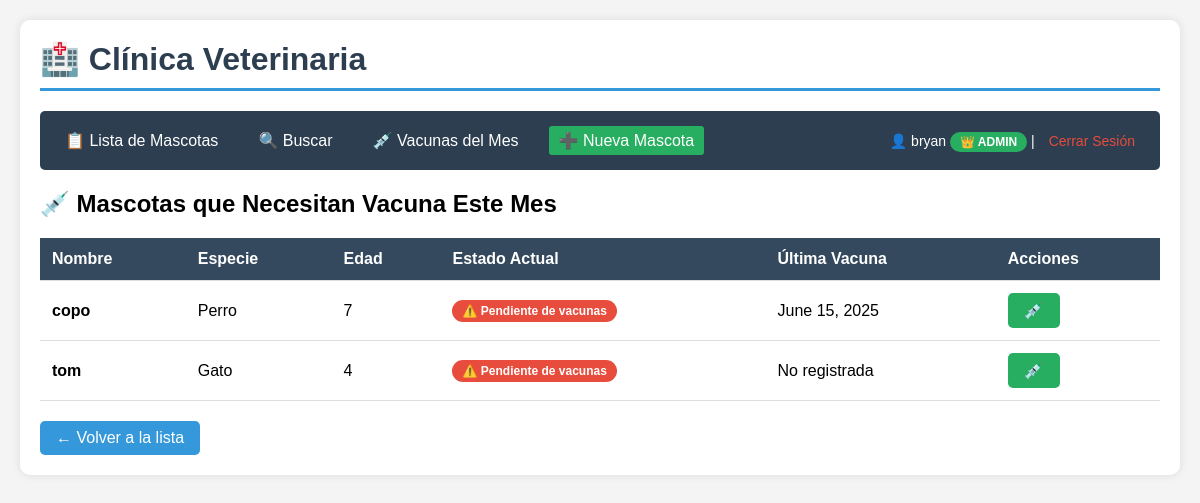
The app's page /vacunas-mes/ (signed in) with its own data.
### mascotas/models.py (models this page shows, shortened)
class Mascota(models.Model):
    ESPECIE_CHOICES = [
        ('perro', 'Perro'),
        ('gato', 'Gato'),
        ('conejo', 'Conejo'),
        ('loro', 'Loro'),
        ('hamster', 'Hámster'),
        ('pez', 'Pez'),
        ('otro', 'Otro'),
    ]
    VACUNACION_CHOICES = [
        ('al_dia', '✅ Al día con vacunas'),
        ('pendiente', '⚠️ Pendiente de vacunas'),
        ('alergia', '🔶 Alergia a vacunas'),
    ]
    nombre = models.CharField(max_length=100, help_text="Nombre de la mascota")
    especie = models.CharField(max_length=20, choices=ESPECIE_CHOICES, default='perro')
    edad = models.PositiveIntegerField(help_text="Edad en años")
    estado_vacunacion = models.CharField(
        max_length=20,
        choices=VACUNACION_CHOICES,
        default='pendiente'
    )
    fecha_ultima_vacuna = models.DateField(null=True, blank=True)
    fecha_creacion = models.DateTimeField(auto_now_add=True)
    fecha_actualizacion = models.DateTimeField(auto_now=True)
    def necesita_vacuna_este_mes(self):
        if self.estado_vacunacion == 'al_dia':
            return False
        if not self.fecha_ultima_vacuna:
            return self.estado_vacunacion == 'pendiente'
        hoy = date.today()
        meses = (hoy.year - self.fecha_ultima_vacuna.year) * 12 + (hoy.month - self.fecha_ultima_vacuna.month)
        return meses >= 11 and self.estado_vacunacion == 'pendiente'

### mascotas/views.py (the view)
# urls.py: path('vacunas-mes/', views.vacunas_mes, name='vacunas_mes'),
@login_required
def vacunas_mes(request):
    mascotas = Mascota.objects.filter(estado_vacunacion='pendiente')
    mascotas_necesitan = [m for m in mascotas if m.necesita_vacuna_este_mes()]
    return render(request, 'mascotas/vacunas_mes.html', {
        'mascotas': mascotas_necesitan
    })

### mascotas/templates/mascotas/vacunas_mes.html (shortened to what this page needs)
{% extends 'mascotas/base.html' %}
{% block content %}
<h2>💉 Mascotas que Necesitan Vacuna Este Mes</h2>
{% if mascotas %}
    <table>
        <thead>
            <tr>
                <th>Nombre</th>
                <th>Especie</th>
                <th>Edad</th>
                <th>Estado Actual</th>
                <th>Última Vacuna</th>
                <th>Acciones</th>
            </tr>
        </thead>
        <tbody>
            {% for mascota in mascotas %}
                <tr>
                    <td><strong>{{ mascota.nombre }}</strong></td>
                    <td>{{ mascota.get_especie_display }}</td>
                    <td>{{ mascota.edad }}</td>
                    <td>
                        <span class="estado-badge estado-rojo">
                            {{ mascota.get_estado_vacunacion_display }}
                        </span>
                    </td>
                    <td>{{ mascota.fecha_ultima_vacuna|default:"No registrada" }}</td>
                    <td>
                        {% if user.is_superuser or user.is_staff %}
                            <a href="{% url 'actualizar_vacunacion' mascota.pk %}" class="btn btn-success" title="Actualizar vacunación">💉</a>
                        {% endif %}
                    </td>
                </tr>
            {% endfor %}
        </tbody>
    </table>
{% endif %}
<div style="margin-top: 20px;">
    <a href="{% url 'lista_mascotas' %}" class="btn">← Volver a la lista</a>
</div>
{% endblock %}

### mascotas/templates/mascotas/base.html (shortened to what this page needs)
<!DOCTYPE html>
<html lang="es">
<head>
</head>
<body>
    <div class="container">
        <h1>🏥 Clínica Veterinaria</h1>
        <div class="navbar">
            <a href="{% url 'lista_mascotas' %}">📋 Lista de Mascotas</a>
            <a href="{% url 'buscar_mascota' %}">🔍 Buscar</a>
            <a href="{% url 'vacunas_mes' %}">💉 Vacunas del Mes</a>
            {% if user.is_authenticated %}
            {% if user.is_superuser or user.is_staff %}
            <a href="{% url 'crear_mascota' %}" style="background: #27ae60;">➕ Nueva Mascota</a>
            {% endif %}
            <span class="user-info">
                👤 {{ user.username }}
                {% if user.is_superuser or user.is_staff %}
                <span
                    style="background: #27ae60; padding: 3px 10px; border-radius: 12px; font-size: 12px; font-weight: bold;">👑
                    ADMIN</span>
                {% else %}
                <span
                    style="background: #3498db; padding: 3px 10px; border-radius: 12px; font-size: 12px; font-weight: bold;">🩺
                    VETERINARIO</span>
                {% endif %}
                | <a href="{% url 'cerrar_sesion' %}" style="color: #e74c3c;">Cerrar Sesión</a>
            </span>
            {% else %}
            <a href="{% url 'iniciar_sesion' %}" style="background: #3498db;">Iniciar Sesión</a>
            {% endif %}
        </div>
        {% block content %}
        {% endblock %}
    </div>
</body>
</html>

### mascotas/templates/mascotas/base.html (style rules this page uses)
* { margin: 0; padding: 0; box-sizing: border-box; }
body { font-family: Arial, sans-serif; background: #f4f4f4; padding: 20px; }
.container { max-width: 1200px; margin: 0 auto; background: white; padding: 20px; border-radius: 10px; box-shadow: 0 0 10px rgba(0, 0, 0, 0.1); }
h1 { color: #2c3e50; border-bottom: 3px solid #3498db; padding-bottom: 10px; margin-bottom: 20px; }
.navbar { background: #2c3e50; color: white; padding: 15px; border-radius: 5px; margin-bottom: 20px; display: flex; gap: 20px; flex-wrap: wrap; align-items: center; }
.navbar a { color: white; text-decoration: none; padding: 5px 10px; border-radius: 3px; transition: background 0.3s; }
.navbar .user-info { margin-left: auto; font-size: 14px; }
.btn { display: inline-block; padding: 8px 16px; background: #3498db; color: white; text-decoration: none; border-radius: 5px; border: none; cursor: pointer; transition: background 0.3s; }
.btn-success { background: #27ae60; }
table { width: 100%; border-collapse: collapse; margin-top: 20px; }
th, td { padding: 12px; text-align: left; border-bottom: 1px solid #ddd; }
th { background: #34495e; color: white; }
.estado-badge { display: inline-block; padding: 4px 10px; border-radius: 15px; color: white; font-size: 12px; font-weight: bold; }
.estado-rojo { background: #e74c3c; }

### records on screen
Mascota: nombre "copo", especie "Perro", edad "7", estado_vacunacion "⚠️ Pendiente de vacunas", fecha_ultima_vacuna "June 15, 2025"
Mascota: nombre "tom", especie "Gato", edad "4", estado_vacunacion "⚠️ Pendiente de vacunas", fecha_ultima_vacuna "No registrada"

### other values on screen
{{ user.username }} "bryan"
